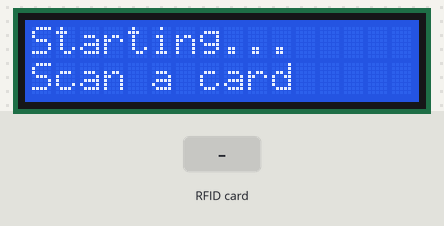
The sketch below on a simulated ESP32. Parts: 16×2 character LCD. The test bench sets the inputs (shaded band).

Above: at 1.3 s.
1.4 s: RFID card E3 6A C8 A6 held to the reader
At 2.6 s:
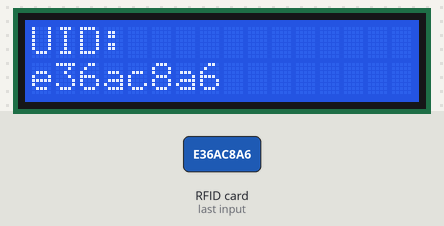
4.4 s: RFID card 33 FB 92 AA held to the reader
At 6.2 s:
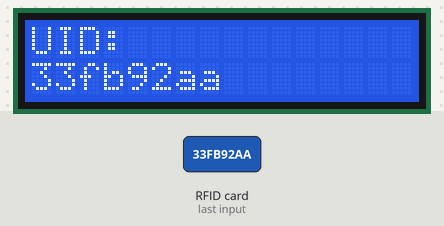
6.9 s: RFID card 5E 7A 19 C4 held to the reader
At 10.9 s:
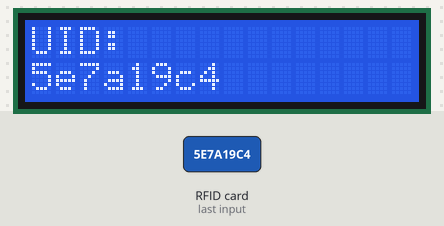
Timing chart, 0 to 12.4 s (numbered marks = the images above; inputs shaded):
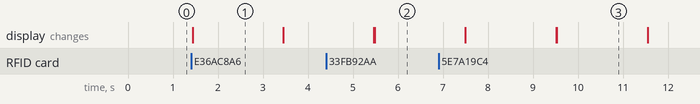

The sketch:

esp-rfid-lcd.ino
```cpp
#include <Wire.h>
#include <LiquidCrystal_I2C.h>
#include <SPI.h>
#include <MFRC522.h>

#define SS_PIN 5
#define RST_PIN 4     // RFID RST presunutý z GPIO21 na GPIO4

LiquidCrystal_I2C lcd(0x27, 16, 2); // adresa LCD 0x27, 16x2
MFRC522 mfrc522(SS_PIN, RST_PIN);

void setup() {
  Serial.begin(9600);

  // I2C na default pinoch LCD
  Wire.begin(21, 22);   // SDA, SCL

  lcd.init();           // inicializácia LCD
  lcd.backlight();
  lcd.clear();
  lcd.setCursor(0, 0);
  lcd.print("Starting...");

  SPI.begin(18, 19, 23, SS_PIN);  // SCK, MISO, MOSI, SS

  mfrc522.PCD_Init();    // inicializácia RFID
  lcd.setCursor(0, 1);
  lcd.print("Scan a card");
}

void loop() {
  // Ak nie je nová karta → návrat
  if (!mfrc522.PICC_IsNewCardPresent()) return;
  if (!mfrc522.PICC_ReadCardSerial()) return;

  // Prevod UID na hex string
  String uidString = "";
  for (byte i = 0; i < mfrc522.uid.size; i++) {
    if (mfrc522.uid.uidByte[i] < 0x10) uidString += "0";
    uidString += String(mfrc522.uid.uidByte[i], HEX);
  }
  uidString.toLowerCase();

  // Vypis UID na LCD
  lcd.clear();
  lcd.setCursor(0, 0);
  lcd.print("UID:");
  lcd.setCursor(0, 1);
  lcd.print(uidString);

  delay(2000);
  lcd.clear();

  // Porovnanie UID s povolenými kartami
  if (uidString == "e36ac8a6") {
    lcd.print("Access GRANTED");
  }
  else if (uidString == "33fb92aa") {
    lcd.print("Access DENIED");
  }
  else {
    lcd.print("Unknown card");
  }

  delay(2000);
  lcd.clear();
  lcd.print("Scan a card");

  // Stop RFID
  mfrc522.PICC_HaltA();
  mfrc522.PCD_StopCrypto1();
}
```

Measured:
- after the input at 1.4 s, the display: changes at once (image 1)
- after the input at 4.4 s, the display: first differs from a run without the input after 1.1 s (image 2)
- after the input at 6.9 s, the display: first differs from a run without the input after 2.6 s (image 3)
- what the display in image 1 shows lasts 2.1 s, from 1.4 s to 3.5 s
